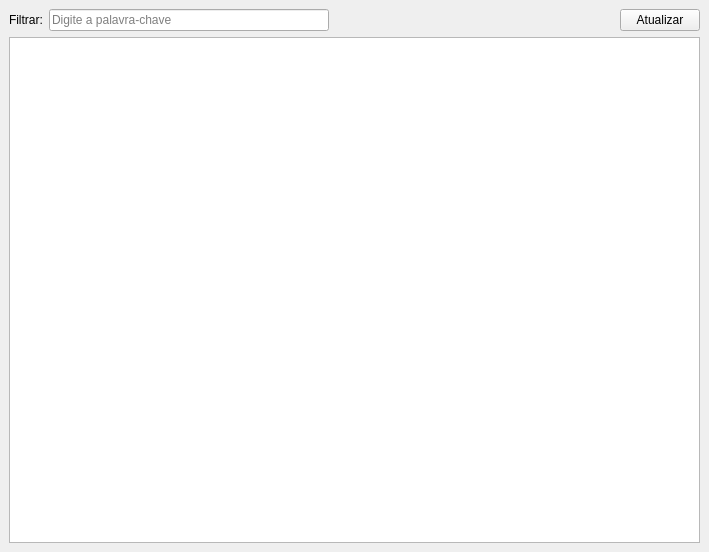
<?xml version="1.0" encoding="UTF-8"?>
<ui version="4.0">
 <class>Dock</class>
 <widget class="QDockWidget" name="Dock">
  <property name="windowModality">
   <enum>Qt::WindowModal</enum>
  </property>
  <property name="geometry">
   <rect>
    <x>0</x>
    <y>0</y>
    <width>709</width>
    <height>552</height>
   </rect>
  </property>
  <property name="windowIcon">
   <iconset resource="../../../res/icons.qrc">
    <normaloff>:/icons/title.png</normaloff>:/icons/title.png</iconset>
  </property>
  <property name="toolTip">
   <string>Pendências</string>
  </property>
  <property name="styleSheet">
   <string notr="true">QDockWidget::title
{
   font-family: &quot;Roboto Lt&quot;;
   font-size: 18pt;
   background: lightgray;
   padding-left: 10px; 
   padding-top: 4px;
}</string>
  </property>
  <property name="features">
   <set>QDockWidget::NoDockWidgetFeatures</set>
  </property>
  <property name="allowedAreas">
   <set>Qt::TopDockWidgetArea</set>
  </property>
  <property name="windowTitle">
   <string>Pendências</string>
  </property>
  <widget class="QWidget" name="dockWidgetContents">
   <layout class="QVBoxLayout" name="verticalLayout">
    <item>
     <layout class="QGridLayout" name="gridLayout">
      <item row="0" column="1">
       <widget class="QLineEdit" name="edKeyword">
        <property name="placeholderText">
         <string>Digite a palavra-chave</string>
        </property>
       </widget>
      </item>
      <item row="1" column="0" colspan="4">
       <widget class="QTableView" name="tableView">
        <property name="alternatingRowColors">
         <bool>true</bool>
        </property>
        <property name="selectionMode">
         <enum>QAbstractItemView::SingleSelection</enum>
        </property>
        <property name="selectionBehavior">
         <enum>QAbstractItemView::SelectRows</enum>
        </property>
       </widget>
      </item>
      <item row="0" column="3">
       <widget class="QPushButton" name="btnRefresh">
        <property name="text">
         <string>Atualizar</string>
        </property>
        <property name="icon">
         <iconset resource="../../../res/icons.qrc">
          <normaloff>:/icons/loading.gif</normaloff>:/icons/loading.gif</iconset>
        </property>
       </widget>
      </item>
      <item row="0" column="2">
       <spacer name="horizontalSpacer">
        <property name="orientation">
         <enum>Qt::Horizontal</enum>
        </property>
        <property name="sizeHint" stdset="0">
         <size>
          <width>40</width>
          <height>20</height>
         </size>
        </property>
       </spacer>
      </item>
      <item row="0" column="0">
       <widget class="QLabel" name="label">
        <property name="text">
         <string>Filtrar:</string>
        </property>
       </widget>
      </item>
     </layout>
    </item>
   </layout>
  </widget>
 </widget>
 <resources>
  <include location="../../../res/icons.qrc"/>
 </resources>
 <connections/>
</ui>
